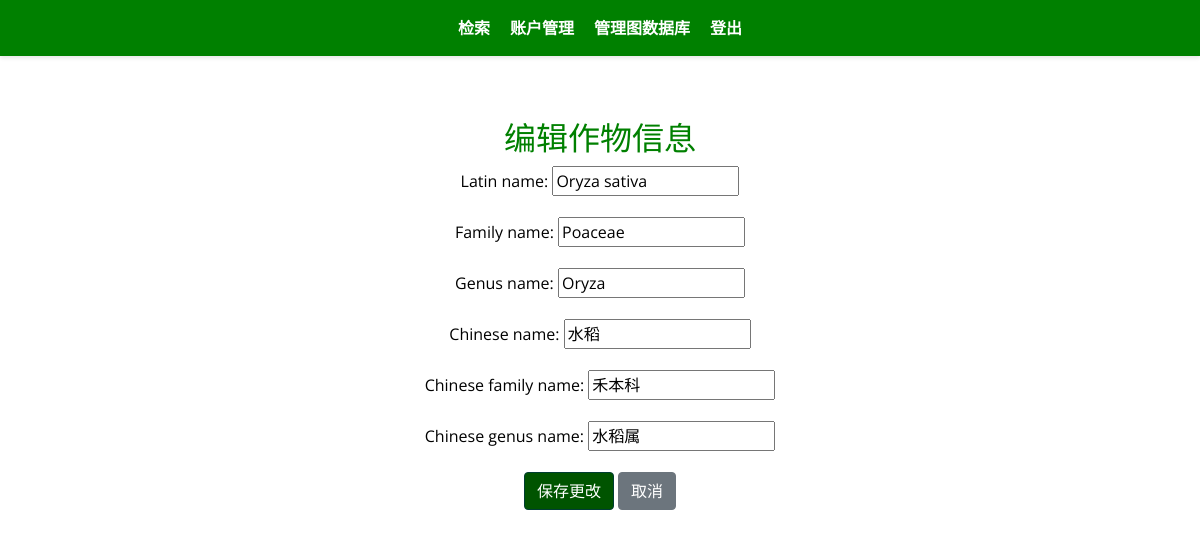
The page /neo4j_manage/crop/update/Oryza sativa/ (signed in) on the database its author committed.
### neo4j_manage/models.py (models this page shows, shortened)
class Crop(models.Model):
    latin_name = models.CharField(max_length=255, unique=True)
    family_name = models.CharField(max_length=255)
    genus_name = models.CharField(max_length=255)
    chinese_name = models.CharField(max_length=255)
    chinese_family_name = models.CharField(max_length=255)
    chinese_genus_name = models.CharField(max_length=255)
    last_modified = models.DateTimeField(auto_now=True)

### neo4j_manage/views.py (the view)
# urls.py: path("crop/update/<str:latin_name>/", CropUpdateView.as_view(), name="crop_update"),
class CropUpdateView(LoginRequiredMixin, Neo4jManagerMixin, UpdateView):
    model = Crop
    fields = [
        "latin_name",
        "family_name",
        "genus_name",
        "chinese_name",
        "chinese_family_name",
        "chinese_genus_name",
    ]
    template_name = "neo4j_manage/crop_form.html"  # 指定一个模板文件
    success_url = reverse_lazy("neo4j-manage")
    def get_object(self, queryset=None):
        latin_name = self.kwargs.get("latin_name")
        return get_object_or_404(Crop, latin_name=latin_name)

### accounts/templatetags/custom_tags.py (called while the page is built)
@register.filter(name="has_group")
def has_group(user, group_name):
    return user.groups.filter(name=group_name).exists()

### neo4j_manage/views.py (called while the page is built)
def is_neo4j_manager(user):
    return user.groups.filter(name="neo4j_manager").exists()

    def test_func(self):
        return is_neo4j_manager(self.request.user)

### neo4j_manage/templates/neo4j_manage/crop_form.html (shortened to what this page needs)
{% extends "base.html" %}
{% load static %}
{% block css_files %}
    <link rel="stylesheet" href="https://stackpath.bootstrapcdn.com/bootstrap/4.5.2/css/bootstrap.min.css">
    <link rel="stylesheet" href="{% static 'css/app.css' %}">
    <link rel="stylesheet" href="{% static 'neo4j_manage/css/list_style.css' %}">
{% endblock %}
{% block content %}
<div class="container mt-4">
    <div class="row">
        <div class="col-md-12">
            <h2>编辑作物信息</h2>
            <form method="post" class="form">
                {{ form.as_p }}
                <button type="submit" class="btn btn-primary">保存更改</button>
                <a href="{% url 'neo4j-manage' %}" class="btn btn-secondary">取消</a>
            </form>
        </div>
    </div>
</div>
{% endblock %}

### static/css/app.css (style rules this page uses)
* { box-sizing: border-box; }
button { background-color: #008000; color: #FFFFFF; padding: 10px 20px; border: none; border-radius: 5px; cursor: pointer; }
html { font-family: 'Open Sans', sans-serif; }
body { margin: 0; font-family: 'Open Sans', Arial, sans-serif; }
h1, h2, h3 { font-family: 'Kalnia', Arial, sans-serif; color: #008000; }
p { color: black; }
.btn-primary { background-color: #005400; border-color: #003d33; }

### rows shown on the page
Crop: latin_name "Oryza sativa", family_name "Poaceae", genus_name "Oryza", chinese_name "水稻", chinese_family_name "禾本科", chinese_genus_name "水稻属"
